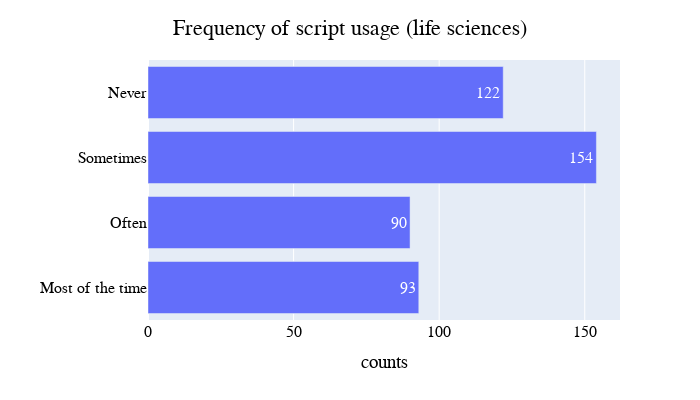

Notebook cell for this chart:
### Code cell
# Frequency of script usage - Life sciences 
barchart_horizontal_fig(fre_lif_df_counts, title='Frequency of script usage (life sciences)', order_of_axes=['Most of the time','Often','Sometimes','Never'])

### Figure 1 — Plotly figure (JSON) as saved in the notebook; plotly's stock layout.template omitted (floating-point values rounded to 4 significant figures)
{"data": [{"alignmentgroup": "True", "hovertemplate": "counts=%{x}<br>=%{y}<extra></extra>", "legendgroup": "", "marker": {"color": "#636efa", "pattern": {"shape": ""}}, "name": "", "offsetgroup": "", "orientation": "h", "showlegend": false, "textposition": "auto", "texttemplate": "%{x}", "type": "bar", "x": [154, 90, 93, 122], "xaxis": "x", "y": ["Sometimes", "Often", "Most of the time", "Never"], "yaxis": "y"}], "layout": {"barmode": "relative", "font": {"color": "Black", "family": "Helvetica", "size": 16}, "height": 400, "legend": {"font": {"color": "Black", "size": 16}, "title": {"font": {"family": "Helvetica"}}, "tracegroupgap": 0}, "margin": {"t": 60}, "title": {"text": "Frequency of script usage (life sciences)", "x": 0.5, "y": 0.95}, "width": 700, "xaxis": {"anchor": "y", "domain": [0, 1], "title": {"text": "counts"}}, "yaxis": {"anchor": "x", "categoryarray": ["Most of the time", "Often", "Sometimes", "Never"], "categoryorder": "array", "domain": [0, 1], "title": {"text": ""}}}}
